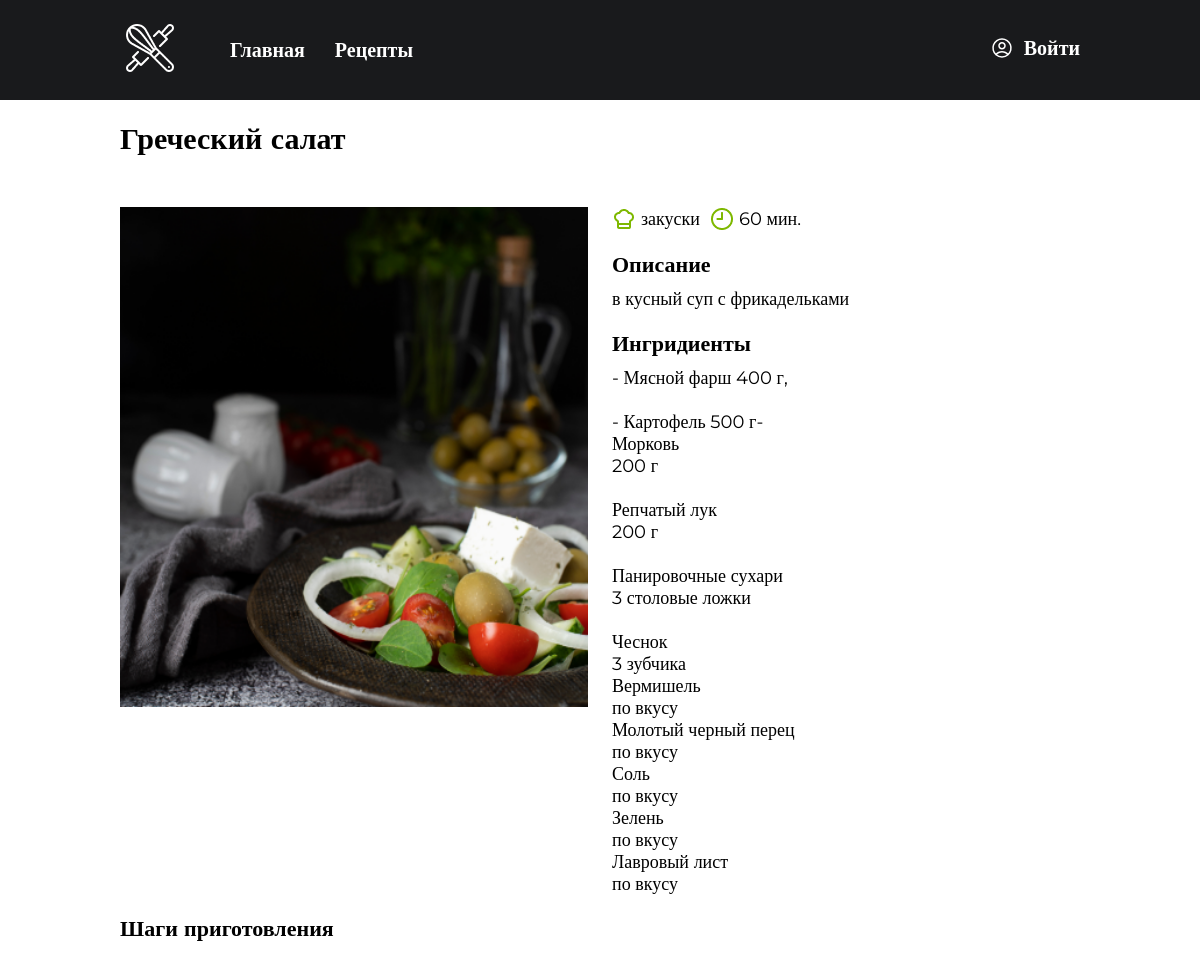
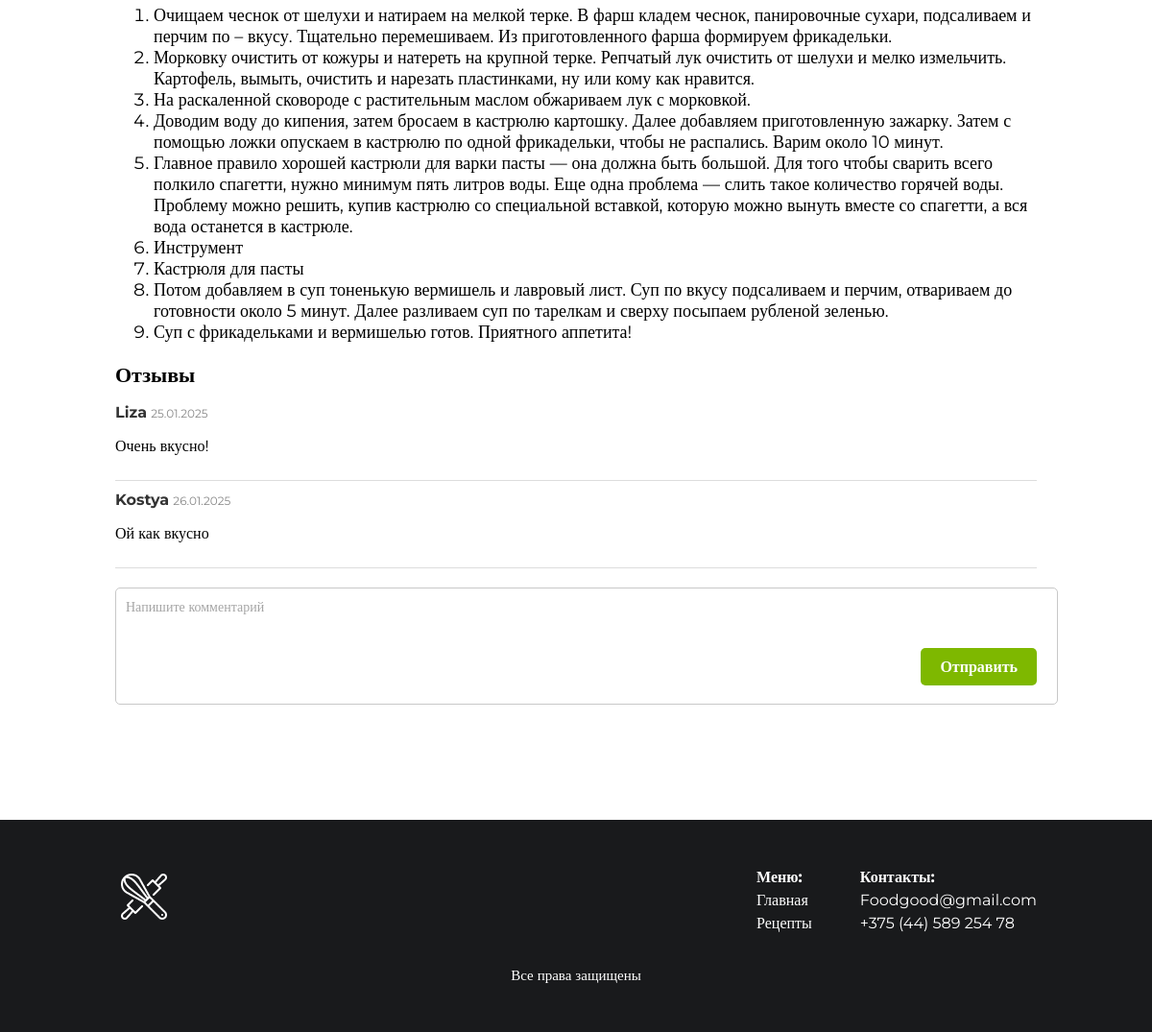
The page /recipe/3/ on the database as committed earlier (2 pictures, top to bottom).
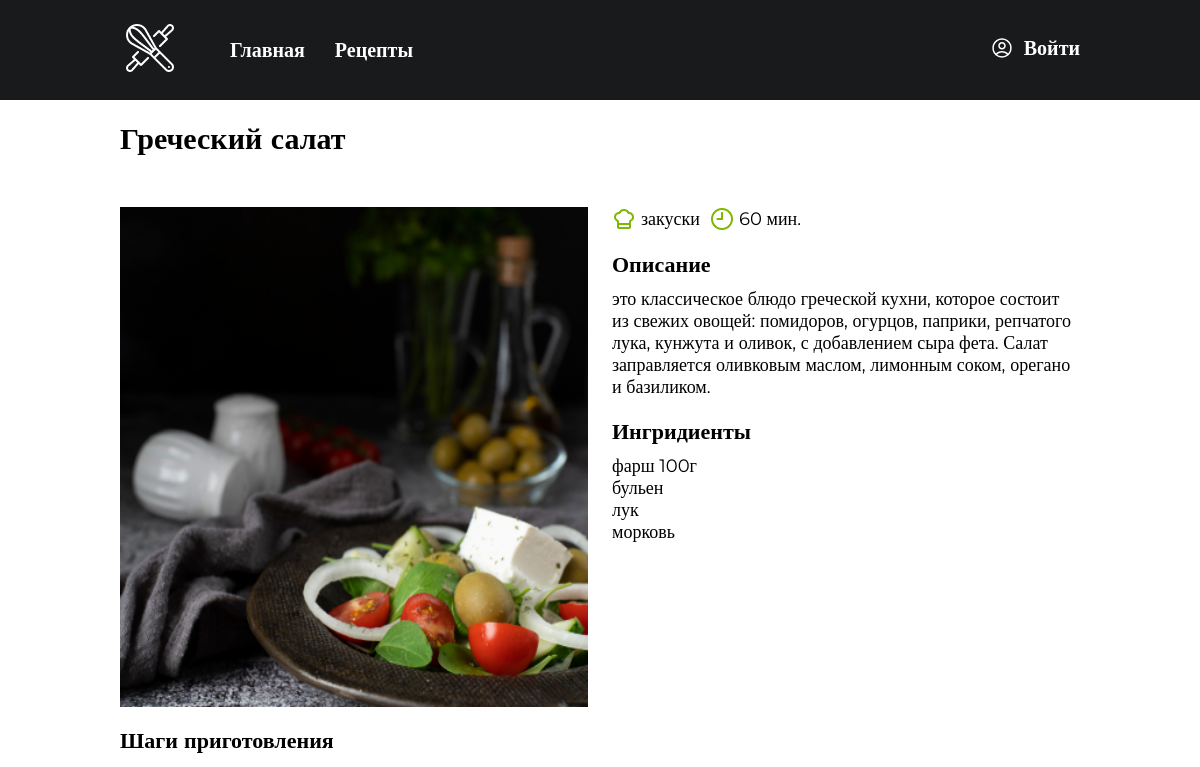
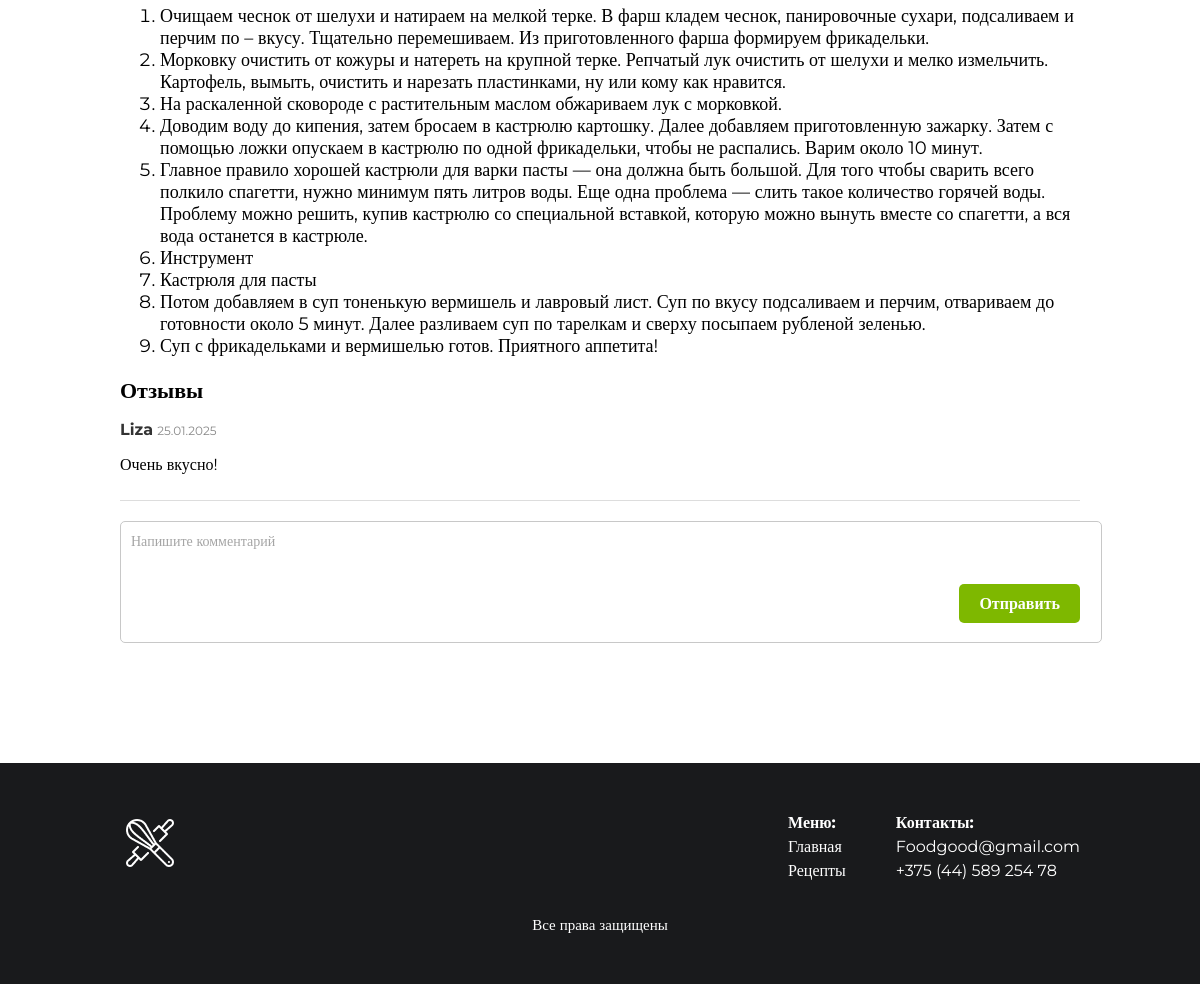
The same page on the database as committed later (2 pictures, top to bottom).
### recipes/models.py (models this page shows, shortened)
class Category(models.Model):
    name = models.CharField(max_length=100)

class Recipe(models.Model):
    title = models.CharField(max_length=200)
    description = models.TextField(blank=True, null=True)
    ingredients_text = models.TextField(help_text="Список ингредиентов, каждый ингредиент на новой строке")
    instructions = models.TextField()  # Поле для инструкций
    preparation_time = models.IntegerField()
    image = models.ImageField(upload_to='recipes/', blank=True, null=True)
    categories = models.ManyToManyField('Category', related_name='recipes')
    created_by = models.ForeignKey(
        User,
        on_delete=models.CASCADE,
        related_name='recipes'
    )
    created_at = models.DateTimeField(auto_now_add=True)

class Step(models.Model):
    recipe = models.ForeignKey(Recipe, on_delete=models.CASCADE, related_name='detailed_steps')
    step_number = models.PositiveIntegerField()
    description = models.TextField()
    class Meta:
        ordering = ['step_number']

class Review(models.Model):
    recipe = models.ForeignKey(Recipe, on_delete=models.CASCADE, related_name='reviews')
    author = models.ForeignKey(User, on_delete=models.CASCADE, related_name='reviews')
    content = models.TextField()
    created_at = models.DateTimeField(auto_now_add=True)

### recipes/views.py (the view, shortened to what this page needs)
# urls.py: path('recipe/<int:recipe_id>/', views.recipe_detail, name='recipe_detail'),  # Детали рецепта
def recipe_detail(request, recipe_id):
    recipe = get_object_or_404(Recipe, id=recipe_id)
    reviews = Review.objects.filter(recipe=recipe)
    review_form = ReviewForm()
    return render(request, 'recipes/recipe_detail.html', {
        'recipe': recipe,
        'reviews': reviews,
        'review_form': review_form,
    })

### recipes/forms.py
class ReviewForm(forms.ModelForm):
    class Meta:
        model = Review
        fields = ['content']
        widgets = {
            'content': forms.Textarea(attrs={
                'rows': 3,
                'placeholder': 'Напишите ваш отзыв'
            }),
        }

### recipes/templates/recipes/recipe_detail.html (shortened to what the changed rows need)
<!DOCTYPE html>
{% load static %}
<html lang="ru">
<head>
    <link rel="stylesheet" href="{% static 'recipes/css/recipe_detail.css' %}"/>
</head>
<body>
    <div class="content">
    <div class="title">{{ recipe.title }}</div>
    <div class="block">
        <div class="recipe_photo">
                {% if recipe.image %}
                    <img class="recipe_photo" src="{{ recipe.image.url }}" alt="{{ recipe.title }}" width="150">
                {% endif %}
        </div>
        <div class="description">
                <div class="characteristics">
                <div class="type">
                <div class="cook_time">
                        <img src="{% static 'recipes/img/hat.png' %}" alt="Категория" class="add_icon">
                        {% for category in recipe.categories.all %}
                            {{ category.name }}{% if not forloop.last %}, {% endif %}
                        {% endfor %}
                </div>
                <div class="dish_type">
                        <img src="{% static 'recipes/img/time.png' %}" alt="Время приготовления" class="add_icon">
                        {{ recipe.preparation_time }} мин.
                </div>
                </div>
        </div>
        <div class="">
            <div class="subtitle">Описание</div>
            <div class="text">{{ recipe.description }}</div>
        </div>
            <div class="subtitle">Ингридиенты</div>
            <div class="text">
                {{ recipe.ingredients_text|linebreaksbr }}
            </div>
        </div>
    </div>
        <div class="subtitle">Шаги приготовления</div>
        <div class="text">
            <ol>
        {% for step in recipe.detailed_steps.all %}
            <li>{{ step.description }}</li>
        {% endfor %}
    </ol>
        </div>
<div class="subtitle">Отзывы</div>
<div class="reviews">
    <ul>
        {% for review in reviews %}
            <li id="review-{{ review.id }}">
                <strong>{{ review.author.username }}</strong>
                <small>{{ review.created_at|date:"d.m.Y" }}</small>
                <p id="review-text-{{ review.id }}" class="review-text">{{ review.content }}</p>
            </li>
        {% empty %}
            <li class="empty">Пока что здесь нет отзывов.</li>
        {% endfor %}
    </ul>
    <form method="post">
    </form>
</div>
</div>
</body>
</html>

Rows that differ between the two databases and show on the page:
removed Review: author.username "Kostya", created_at "26.01.2025", content "Ой как вкусно"
changed Recipe "Греческий салат": description "в кусный суп с фрикадельками" → "это классическое блюдо греческой кухни, которое состоит из свежих овощей: помидоров, огурцов, паприки, репчатого лука, кунжута и оливок, с добавлением сыра фета. Салат заправляется оливковым маслом, лимонным соком, орегано и базиликом."; ingredients_text "- Мясной фарш 400 г, - Картофель 500 г- Морковь 200 г Репчатый лук 200 г Панировочные сухари 3 столовые ложки Чеснок 3 зубчика Вермишель по вкусу Молотый черный перец по вкусу Соль по вкусу Зелень по вкусу Лавровый лист по вкусу" → "фарш 100г бульен лук морковь"
